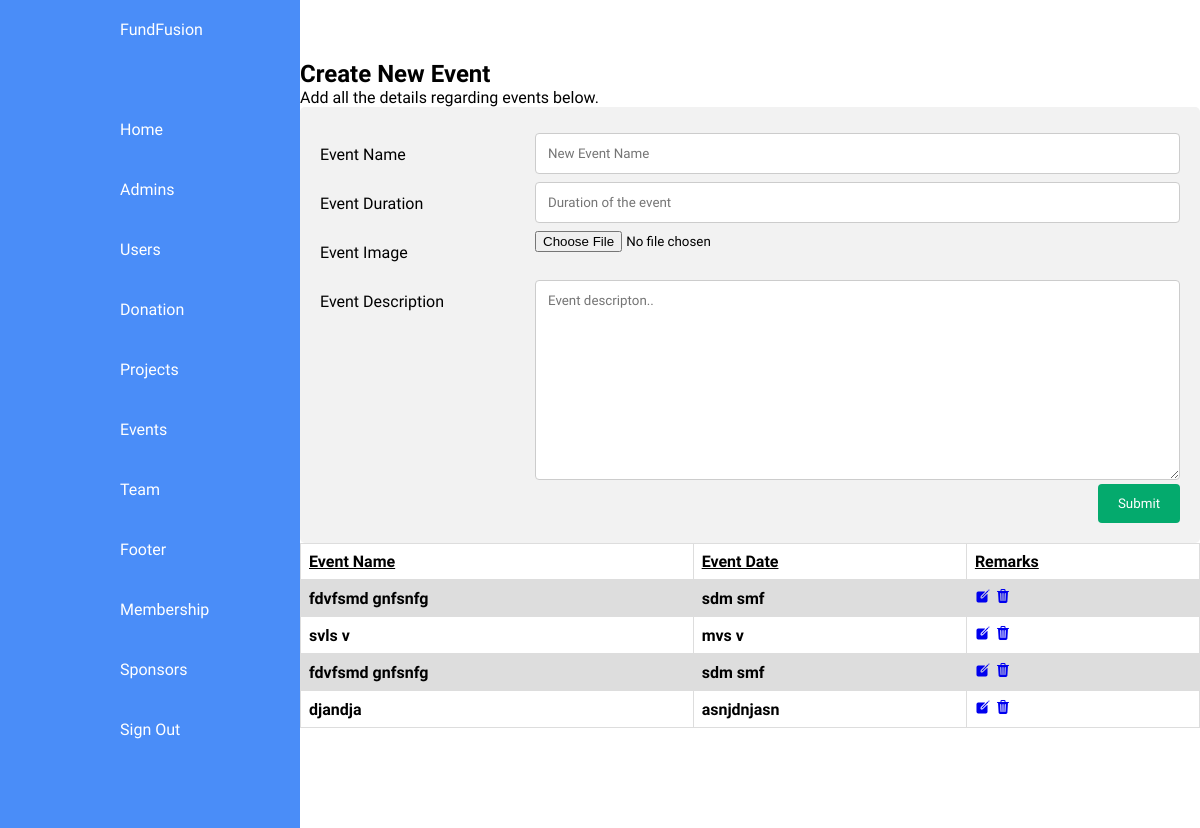
The page /admin/events/create-event.php (signed in) on the database as committed earlier.
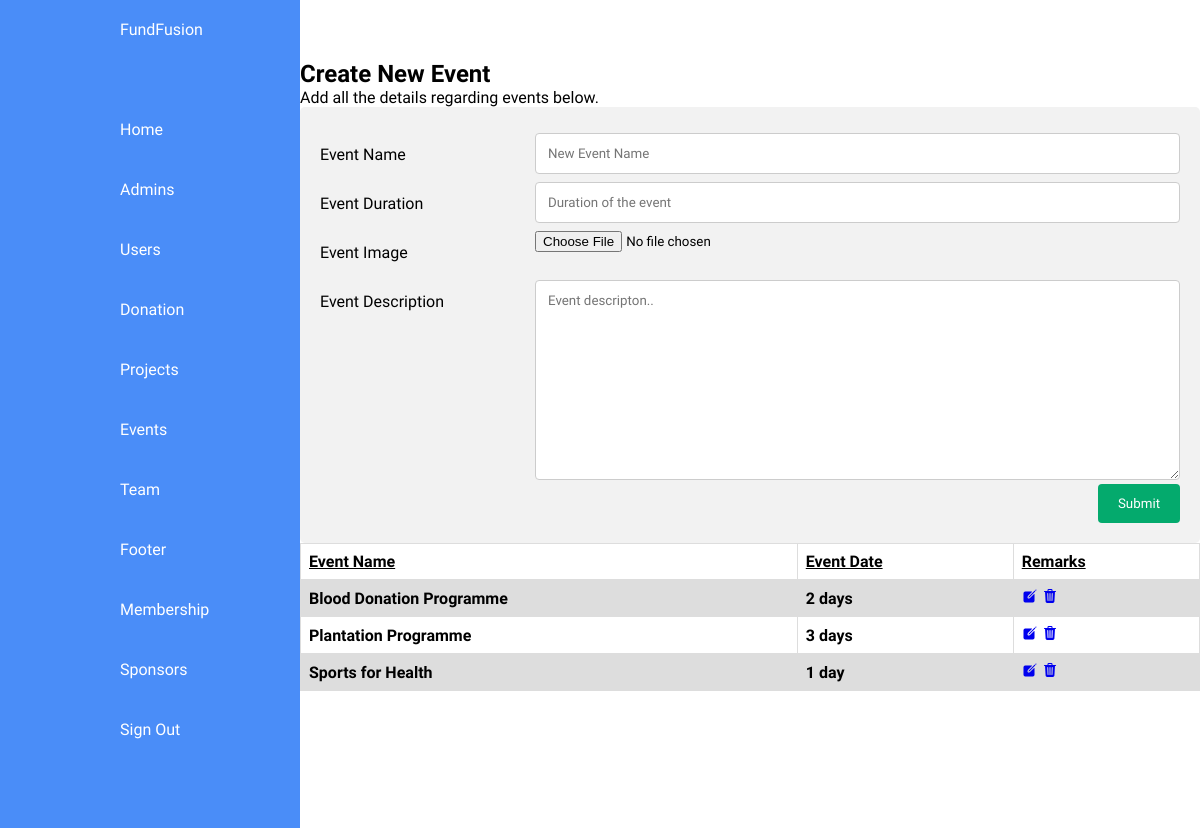
The same page on the database as committed later.
### tables this page shows
CREATE TABLE IF NOT EXISTS `events` (
  `id` int(11) NOT NULL AUTO_INCREMENT,
  `event_name` varchar(255) NOT NULL,
  `event_image_url` mediumtext NOT NULL,
  `event_description` longtext NOT NULL,
  `event_duration` varchar(255) NOT NULL,
  PRIMARY KEY (`id`)
);

### admin/routeconfig.php (called while the page is built)
<?php
    $site_url = "http://localhost/FundFusion/"
?>

### admin/events/create-event.php (the view, shortened to what this page needs)
<?php
include "../routeconfig.php";
?>
<!DOCTYPE html>
<html lang="en">
  <head>
    <link rel="stylesheet" href="https://cdnjs.cloudflare.com/ajax/libs/font-awesome/5.15.3/css/all.min.css" />
    <link rel="stylesheet" href="<?php echo $site_url ?>css/Dashboard.css" />
    <link rel="stylesheet" href="<?php echo $site_url ?>css/createevent.css" />
  </head>
  <body>
    <div class="container">
      <?php
      @include('../partials/navigation.php')
      ?>
        <div class="main">
            <div class="topbar">
        </div>
        <h2>Create New Event</h2>
        <p>Add all the details regarding events below.</p>
        <div class="containerbox">
        <form action="newevent.php" method="POST" enctype="multipart/form-data">
            <div class="row">
            <div class="col-25">
                <label for="ename">Event Name</label>
            </div>
            <div class="col-75">
                <input type="text" id="ename" name="event_name" placeholder="New Event Name">
            </div>
            </div>
            <div class="row">
            <div class="col-25">
                <label for="eduration">Event Duration</label>
            </div>
            <div class="col-75">
                <input type="text" id="eduration" name="event_duration" placeholder="Duration of the event">
            </div>
            </div>
            <div class="row">
            <div class="col-25">
                <label for="eimage">Event Image</label>
            </div>
            <div class="col-75">
                <input type="file" id="eimage" name="event_image_url">
            </div>
            </div>
            <div class="row">
            <div class="col-25">
                <label for="eduration">Event Description</label>
            </div>
            <div class="col-75">
                <textarea id="eduration" name="event_description" placeholder="Event descripton.." style="height:200px"></textarea>
            </div>
            </div>
            <div class="row">
            <input type="submit" value="Submit">
            </div>
        </form>
    </div>
    <?php
        include "../../database/Db_Connection.php";
        $sql = "SELECT * from events";
        $records = $conn->query($sql);
    ?>
    <table >
        <tr>
            <th><u>Event Name</u></th>
            <th><u>Event Date</u></th>
            <th><u>Remarks</u></th>
        </tr>
        <?php
     foreach( $records as $data )
        {
           echo ' <tr>
           <th>'.$data['event_name'].'</th>
           <th>'.$data['event_duration'].'</th>
           <th><a href="edit-events.php?id='.$data['id'].'"><ion-icon name="create"></ion-icon></a>
           <a href="javascript:void(0);" onclick="confirmDelete('.$data['id'].')"><ion-icon name="trash"></ion-icon></a>
           </th>
           </tr>';
        }
        ?>
    </table>
    </div>
  </body>
</html>

Rows that differ between the two databases and show on the page:
removed events: event_name "fdvfsmd gnfsnfg", event_duration "sdm smf"
removed events: event_name "svls v", event_duration "mvs v"
removed events: event_name "fdvfsmd gnfsnfg", event_duration "sdm smf"
removed events: event_name "djandja", event_duration "asnjdnjasn"
added events: event_name "Blood Donation Programme", event_duration "2 days"
added events: event_name "Plantation Programme", event_duration "3 days"
added events: event_name "Sports for Health", event_duration "1 day"
